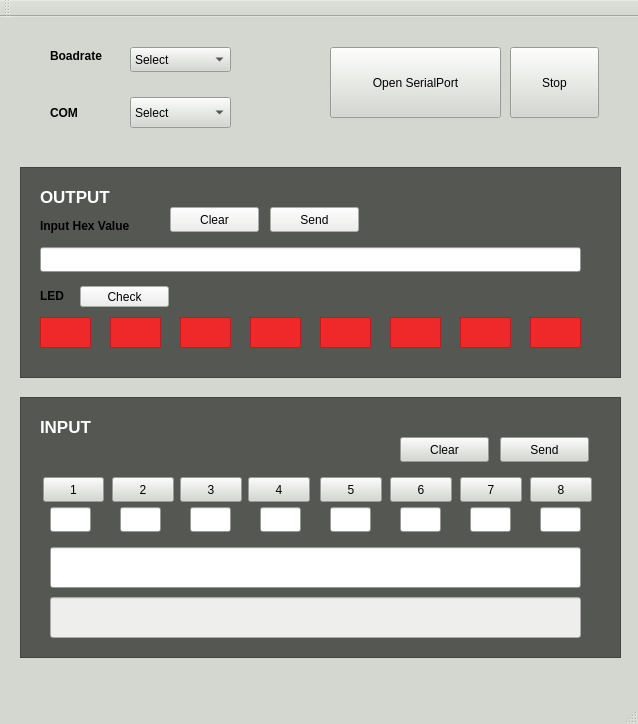
<?xml version="1.0" encoding="UTF-8"?>
<ui version="4.0">
 <class>MainWindow</class>
 <widget class="QMainWindow" name="MainWindow">
  <property name="geometry">
   <rect>
    <x>0</x>
    <y>0</y>
    <width>638</width>
    <height>724</height>
   </rect>
  </property>
  <property name="palette">
   <palette>
    <active>
     <colorrole role="WindowText">
      <brush brushstyle="SolidPattern">
       <color alpha="255">
        <red>0</red>
        <green>0</green>
        <blue>0</blue>
       </color>
      </brush>
     </colorrole>
     <colorrole role="Button">
      <brush brushstyle="SolidPattern">
       <color alpha="255">
        <red>211</red>
        <green>215</green>
        <blue>207</blue>
       </color>
      </brush>
     </colorrole>
     <colorrole role="Light">
      <brush brushstyle="SolidPattern">
       <color alpha="255">
        <red>255</red>
        <green>255</green>
        <blue>255</blue>
       </color>
      </brush>
     </colorrole>
     <colorrole role="Midlight">
      <brush brushstyle="SolidPattern">
       <color alpha="255">
        <red>233</red>
        <green>235</green>
        <blue>231</blue>
       </color>
      </brush>
     </colorrole>
     <colorrole role="Dark">
      <brush brushstyle="SolidPattern">
       <color alpha="255">
        <red>105</red>
        <green>107</green>
        <blue>103</blue>
       </color>
      </brush>
     </colorrole>
     <colorrole role="Mid">
      <brush brushstyle="SolidPattern">
       <color alpha="255">
        <red>141</red>
        <green>143</green>
        <blue>138</blue>
       </color>
      </brush>
     </colorrole>
     <colorrole role="Text">
      <brush brushstyle="SolidPattern">
       <color alpha="255">
        <red>0</red>
        <green>0</green>
        <blue>0</blue>
       </color>
      </brush>
     </colorrole>
     <colorrole role="BrightText">
      <brush brushstyle="SolidPattern">
       <color alpha="255">
        <red>255</red>
        <green>255</green>
        <blue>255</blue>
       </color>
      </brush>
     </colorrole>
     <colorrole role="ButtonText">
      <brush brushstyle="SolidPattern">
       <color alpha="255">
        <red>0</red>
        <green>0</green>
        <blue>0</blue>
       </color>
      </brush>
     </colorrole>
     <colorrole role="Base">
      <brush brushstyle="SolidPattern">
       <color alpha="255">
        <red>255</red>
        <green>255</green>
        <blue>255</blue>
       </color>
      </brush>
     </colorrole>
     <colorrole role="Window">
      <brush brushstyle="SolidPattern">
       <color alpha="255">
        <red>211</red>
        <green>215</green>
        <blue>207</blue>
       </color>
      </brush>
     </colorrole>
     <colorrole role="Shadow">
      <brush brushstyle="SolidPattern">
       <color alpha="255">
        <red>0</red>
        <green>0</green>
        <blue>0</blue>
       </color>
      </brush>
     </colorrole>
     <colorrole role="AlternateBase">
      <brush brushstyle="SolidPattern">
       <color alpha="255">
        <red>233</red>
        <green>235</green>
        <blue>231</blue>
       </color>
      </brush>
     </colorrole>
     <colorrole role="ToolTipBase">
      <brush brushstyle="SolidPattern">
       <color alpha="255">
        <red>255</red>
        <green>255</green>
        <blue>220</blue>
       </color>
      </brush>
     </colorrole>
     <colorrole role="ToolTipText">
      <brush brushstyle="SolidPattern">
       <color alpha="255">
        <red>0</red>
        <green>0</green>
        <blue>0</blue>
       </color>
      </brush>
     </colorrole>
     <colorrole role="PlaceholderText">
      <brush brushstyle="NoBrush">
       <color alpha="128">
        <red>0</red>
        <green>0</green>
        <blue>0</blue>
       </color>
      </brush>
     </colorrole>
    </active>
    <inactive>
     <colorrole role="WindowText">
      <brush brushstyle="SolidPattern">
       <color alpha="255">
        <red>0</red>
        <green>0</green>
        <blue>0</blue>
       </color>
      </brush>
     </colorrole>
     <colorrole role="Button">
      <brush brushstyle="SolidPattern">
       <color alpha="255">
        <red>211</red>
        <green>215</green>
        <blue>207</blue>
       </color>
      </brush>
     </colorrole>
     <colorrole role="Light">
      <brush brushstyle="SolidPattern">
       <color alpha="255">
        <red>255</red>
        <green>255</green>
        <blue>255</blue>
       </color>
      </brush>
     </colorrole>
     <colorrole role="Midlight">
      <brush brushstyle="SolidPattern">
       <color alpha="255">
        <red>233</red>
        <green>235</green>
        <blue>231</blue>
       </color>
      </brush>
     </colorrole>
     <colorrole role="Dark">
      <brush brushstyle="SolidPattern">
       <color alpha="255">
        <red>105</red>
        <green>107</green>
        <blue>103</blue>
       </color>
      </brush>
     </colorrole>
     <colorrole role="Mid">
      <brush brushstyle="SolidPattern">
       <color alpha="255">
        <red>141</red>
        <green>143</green>
        <blue>138</blue>
       </color>
      </brush>
     </colorrole>
     <colorrole role="Text">
      <brush brushstyle="SolidPattern">
       <color alpha="255">
        <red>0</red>
        <green>0</green>
        <blue>0</blue>
       </color>
      </brush>
     </colorrole>
     <colorrole role="BrightText">
      <brush brushstyle="SolidPattern">
       <color alpha="255">
        <red>255</red>
        <green>255</green>
        <blue>255</blue>
       </color>
      </brush>
     </colorrole>
     <colorrole role="ButtonText">
      <brush brushstyle="SolidPattern">
       <color alpha="255">
        <red>0</red>
        <green>0</green>
        <blue>0</blue>
       </color>
      </brush>
     </colorrole>
     <colorrole role="Base">
      <brush brushstyle="SolidPattern">
       <color alpha="255">
        <red>255</red>
        <green>255</green>
        <blue>255</blue>
       </color>
      </brush>
     </colorrole>
     <colorrole role="Window">
      <brush brushstyle="SolidPattern">
       <color alpha="255">
        <red>211</red>
        <green>215</green>
        <blue>207</blue>
       </color>
      </brush>
     </colorrole>
     <colorrole role="Shadow">
      <brush brushstyle="SolidPattern">
       <color alpha="255">
        <red>0</red>
        <green>0</green>
        <blue>0</blue>
       </color>
      </brush>
     </colorrole>
     <colorrole role="AlternateBase">
      <brush brushstyle="SolidPattern">
       <color alpha="255">
        <red>233</red>
        <green>235</green>
        <blue>231</blue>
       </color>
      </brush>
     </colorrole>
     <colorrole role="ToolTipBase">
      <brush brushstyle="SolidPattern">
       <color alpha="255">
        <red>255</red>
        <green>255</green>
        <blue>220</blue>
       </color>
      </brush>
     </colorrole>
     <colorrole role="ToolTipText">
      <brush brushstyle="SolidPattern">
       <color alpha="255">
        <red>0</red>
        <green>0</green>
        <blue>0</blue>
       </color>
      </brush>
     </colorrole>
     <colorrole role="PlaceholderText">
      <brush brushstyle="NoBrush">
       <color alpha="128">
        <red>0</red>
        <green>0</green>
        <blue>0</blue>
       </color>
      </brush>
     </colorrole>
    </inactive>
    <disabled>
     <colorrole role="WindowText">
      <brush brushstyle="SolidPattern">
       <color alpha="255">
        <red>105</red>
        <green>107</green>
        <blue>103</blue>
       </color>
      </brush>
     </colorrole>
     <colorrole role="Button">
      <brush brushstyle="SolidPattern">
       <color alpha="255">
        <red>211</red>
        <green>215</green>
        <blue>207</blue>
       </color>
      </brush>
     </colorrole>
     <colorrole role="Light">
      <brush brushstyle="SolidPattern">
       <color alpha="255">
        <red>255</red>
        <green>255</green>
        <blue>255</blue>
       </color>
      </brush>
     </colorrole>
     <colorrole role="Midlight">
      <brush brushstyle="SolidPattern">
       <color alpha="255">
        <red>233</red>
        <green>235</green>
        <blue>231</blue>
       </color>
      </brush>
     </colorrole>
     <colorrole role="Dark">
      <brush brushstyle="SolidPattern">
       <color alpha="255">
        <red>105</red>
        <green>107</green>
        <blue>103</blue>
       </color>
      </brush>
     </colorrole>
     <colorrole role="Mid">
      <brush brushstyle="SolidPattern">
       <color alpha="255">
        <red>141</red>
        <green>143</green>
        <blue>138</blue>
       </color>
      </brush>
     </colorrole>
     <colorrole role="Text">
      <brush brushstyle="SolidPattern">
       <color alpha="255">
        <red>105</red>
        <green>107</green>
        <blue>103</blue>
       </color>
      </brush>
     </colorrole>
     <colorrole role="BrightText">
      <brush brushstyle="SolidPattern">
       <color alpha="255">
        <red>255</red>
        <green>255</green>
        <blue>255</blue>
       </color>
      </brush>
     </colorrole>
     <colorrole role="ButtonText">
      <brush brushstyle="SolidPattern">
       <color alpha="255">
        <red>105</red>
        <green>107</green>
        <blue>103</blue>
       </color>
      </brush>
     </colorrole>
     <colorrole role="Base">
      <brush brushstyle="SolidPattern">
       <color alpha="255">
        <red>211</red>
        <green>215</green>
        <blue>207</blue>
       </color>
      </brush>
     </colorrole>
     <colorrole role="Window">
      <brush brushstyle="SolidPattern">
       <color alpha="255">
        <red>211</red>
        <green>215</green>
        <blue>207</blue>
       </color>
      </brush>
     </colorrole>
     <colorrole role="Shadow">
      <brush brushstyle="SolidPattern">
       <color alpha="255">
        <red>0</red>
        <green>0</green>
        <blue>0</blue>
       </color>
      </brush>
     </colorrole>
     <colorrole role="AlternateBase">
      <brush brushstyle="SolidPattern">
       <color alpha="255">
        <red>211</red>
        <green>215</green>
        <blue>207</blue>
       </color>
      </brush>
     </colorrole>
     <colorrole role="ToolTipBase">
      <brush brushstyle="SolidPattern">
       <color alpha="255">
        <red>255</red>
        <green>255</green>
        <blue>220</blue>
       </color>
      </brush>
     </colorrole>
     <colorrole role="ToolTipText">
      <brush brushstyle="SolidPattern">
       <color alpha="255">
        <red>0</red>
        <green>0</green>
        <blue>0</blue>
       </color>
      </brush>
     </colorrole>
     <colorrole role="PlaceholderText">
      <brush brushstyle="NoBrush">
       <color alpha="128">
        <red>0</red>
        <green>0</green>
        <blue>0</blue>
       </color>
      </brush>
     </colorrole>
    </disabled>
   </palette>
  </property>
  <property name="windowTitle">
   <string>MainWindow</string>
  </property>
  <widget class="QWidget" name="centralWidget">
   <widget class="QLineEdit" name="hex_value">
    <property name="geometry">
     <rect>
      <x>40</x>
      <y>230</y>
      <width>541</width>
      <height>25</height>
     </rect>
    </property>
   </widget>
   <widget class="QLabel" name="label">
    <property name="geometry">
     <rect>
      <x>40</x>
      <y>200</y>
      <width>121</width>
      <height>17</height>
     </rect>
    </property>
    <property name="font">
     <font>
      <weight>75</weight>
      <bold>true</bold>
     </font>
    </property>
    <property name="text">
     <string>Input Hex Value</string>
    </property>
   </widget>
   <widget class="QLineEdit" name="result_view">
    <property name="geometry">
     <rect>
      <x>50</x>
      <y>530</y>
      <width>531</width>
      <height>41</height>
     </rect>
    </property>
   </widget>
   <widget class="QLabel" name="label_2">
    <property name="geometry">
     <rect>
      <x>40</x>
      <y>270</y>
      <width>67</width>
      <height>17</height>
     </rect>
    </property>
    <property name="font">
     <font>
      <weight>75</weight>
      <bold>true</bold>
     </font>
    </property>
    <property name="text">
     <string>LED</string>
    </property>
   </widget>
   <widget class="QFrame" name="led1">
    <property name="geometry">
     <rect>
      <x>40</x>
      <y>300</y>
      <width>51</width>
      <height>31</height>
     </rect>
    </property>
    <property name="styleSheet">
     <string notr="true">background-color: rgb(239, 41, 41);</string>
    </property>
    <property name="frameShape">
     <enum>QFrame::StyledPanel</enum>
    </property>
    <property name="frameShadow">
     <enum>QFrame::Raised</enum>
    </property>
   </widget>
   <widget class="QFrame" name="led2">
    <property name="geometry">
     <rect>
      <x>110</x>
      <y>300</y>
      <width>51</width>
      <height>31</height>
     </rect>
    </property>
    <property name="styleSheet">
     <string notr="true">background-color: rgb(239, 41, 41);</string>
    </property>
    <property name="frameShape">
     <enum>QFrame::StyledPanel</enum>
    </property>
    <property name="frameShadow">
     <enum>QFrame::Raised</enum>
    </property>
   </widget>
   <widget class="QFrame" name="led8">
    <property name="geometry">
     <rect>
      <x>530</x>
      <y>300</y>
      <width>51</width>
      <height>31</height>
     </rect>
    </property>
    <property name="styleSheet">
     <string notr="true">background-color: rgb(239, 41, 41);</string>
    </property>
    <property name="frameShape">
     <enum>QFrame::StyledPanel</enum>
    </property>
    <property name="frameShadow">
     <enum>QFrame::Raised</enum>
    </property>
   </widget>
   <widget class="QFrame" name="led6">
    <property name="geometry">
     <rect>
      <x>390</x>
      <y>300</y>
      <width>51</width>
      <height>31</height>
     </rect>
    </property>
    <property name="styleSheet">
     <string notr="true">background-color: rgb(239, 41, 41);</string>
    </property>
    <property name="frameShape">
     <enum>QFrame::StyledPanel</enum>
    </property>
    <property name="frameShadow">
     <enum>QFrame::Raised</enum>
    </property>
   </widget>
   <widget class="QFrame" name="led5">
    <property name="geometry">
     <rect>
      <x>320</x>
      <y>300</y>
      <width>51</width>
      <height>31</height>
     </rect>
    </property>
    <property name="styleSheet">
     <string notr="true">background-color: rgb(239, 41, 41);</string>
    </property>
    <property name="frameShape">
     <enum>QFrame::StyledPanel</enum>
    </property>
    <property name="frameShadow">
     <enum>QFrame::Raised</enum>
    </property>
   </widget>
   <widget class="QFrame" name="led7">
    <property name="geometry">
     <rect>
      <x>460</x>
      <y>300</y>
      <width>51</width>
      <height>31</height>
     </rect>
    </property>
    <property name="styleSheet">
     <string notr="true">background-color: rgb(239, 41, 41);</string>
    </property>
    <property name="frameShape">
     <enum>QFrame::StyledPanel</enum>
    </property>
    <property name="frameShadow">
     <enum>QFrame::Raised</enum>
    </property>
   </widget>
   <widget class="QFrame" name="led3">
    <property name="geometry">
     <rect>
      <x>180</x>
      <y>300</y>
      <width>51</width>
      <height>31</height>
     </rect>
    </property>
    <property name="styleSheet">
     <string notr="true">background-color: rgb(239, 41, 41);</string>
    </property>
    <property name="frameShape">
     <enum>QFrame::StyledPanel</enum>
    </property>
    <property name="frameShadow">
     <enum>QFrame::Raised</enum>
    </property>
   </widget>
   <widget class="QFrame" name="led4">
    <property name="geometry">
     <rect>
      <x>250</x>
      <y>300</y>
      <width>51</width>
      <height>31</height>
     </rect>
    </property>
    <property name="styleSheet">
     <string notr="true">background-color: rgb(239, 41, 41);</string>
    </property>
    <property name="frameShape">
     <enum>QFrame::StyledPanel</enum>
    </property>
    <property name="frameShadow">
     <enum>QFrame::Raised</enum>
    </property>
   </widget>
   <widget class="QPushButton" name="pushButton">
    <property name="geometry">
     <rect>
      <x>330</x>
      <y>30</y>
      <width>171</width>
      <height>71</height>
     </rect>
    </property>
    <property name="text">
     <string>Open SerialPort</string>
    </property>
   </widget>
   <widget class="QLineEdit" name="input_value6">
    <property name="geometry">
     <rect>
      <x>400</x>
      <y>490</y>
      <width>41</width>
      <height>25</height>
     </rect>
    </property>
   </widget>
   <widget class="QLineEdit" name="input_value5">
    <property name="geometry">
     <rect>
      <x>330</x>
      <y>490</y>
      <width>41</width>
      <height>25</height>
     </rect>
    </property>
   </widget>
   <widget class="QLineEdit" name="input_value7">
    <property name="geometry">
     <rect>
      <x>470</x>
      <y>490</y>
      <width>41</width>
      <height>25</height>
     </rect>
    </property>
   </widget>
   <widget class="QLineEdit" name="input_value1">
    <property name="geometry">
     <rect>
      <x>50</x>
      <y>490</y>
      <width>41</width>
      <height>25</height>
     </rect>
    </property>
   </widget>
   <widget class="QLineEdit" name="input_value4">
    <property name="geometry">
     <rect>
      <x>260</x>
      <y>490</y>
      <width>41</width>
      <height>25</height>
     </rect>
    </property>
   </widget>
   <widget class="QLineEdit" name="input_value2">
    <property name="geometry">
     <rect>
      <x>120</x>
      <y>490</y>
      <width>41</width>
      <height>25</height>
     </rect>
    </property>
   </widget>
   <widget class="QLineEdit" name="input_value3">
    <property name="geometry">
     <rect>
      <x>190</x>
      <y>490</y>
      <width>41</width>
      <height>25</height>
     </rect>
    </property>
   </widget>
   <widget class="QLineEdit" name="input_value8">
    <property name="geometry">
     <rect>
      <x>540</x>
      <y>490</y>
      <width>41</width>
      <height>25</height>
     </rect>
    </property>
   </widget>
   <widget class="QPushButton" name="btn8">
    <property name="geometry">
     <rect>
      <x>530</x>
      <y>460</y>
      <width>62</width>
      <height>25</height>
     </rect>
    </property>
    <property name="text">
     <string>8</string>
    </property>
   </widget>
   <widget class="QPushButton" name="btn3">
    <property name="geometry">
     <rect>
      <x>180</x>
      <y>460</y>
      <width>62</width>
      <height>25</height>
     </rect>
    </property>
    <property name="text">
     <string>3</string>
    </property>
   </widget>
   <widget class="QPushButton" name="btn4">
    <property name="geometry">
     <rect>
      <x>248</x>
      <y>460</y>
      <width>62</width>
      <height>25</height>
     </rect>
    </property>
    <property name="text">
     <string>4</string>
    </property>
   </widget>
   <widget class="QPushButton" name="btn5">
    <property name="geometry">
     <rect>
      <x>320</x>
      <y>460</y>
      <width>62</width>
      <height>25</height>
     </rect>
    </property>
    <property name="text">
     <string>5</string>
    </property>
   </widget>
   <widget class="QPushButton" name="btn7">
    <property name="geometry">
     <rect>
      <x>460</x>
      <y>460</y>
      <width>62</width>
      <height>25</height>
     </rect>
    </property>
    <property name="text">
     <string>7</string>
    </property>
   </widget>
   <widget class="QPushButton" name="btn6">
    <property name="geometry">
     <rect>
      <x>390</x>
      <y>460</y>
      <width>62</width>
      <height>25</height>
     </rect>
    </property>
    <property name="text">
     <string>6</string>
    </property>
   </widget>
   <widget class="QPushButton" name="btn2">
    <property name="geometry">
     <rect>
      <x>112</x>
      <y>460</y>
      <width>62</width>
      <height>25</height>
     </rect>
    </property>
    <property name="text">
     <string>2</string>
    </property>
   </widget>
   <widget class="QPushButton" name="btn1">
    <property name="geometry">
     <rect>
      <x>43</x>
      <y>460</y>
      <width>61</width>
      <height>25</height>
     </rect>
    </property>
    <property name="text">
     <string>1</string>
    </property>
   </widget>
   <widget class="QPushButton" name="sendBtn_2">
    <property name="geometry">
     <rect>
      <x>500</x>
      <y>420</y>
      <width>89</width>
      <height>25</height>
     </rect>
    </property>
    <property name="text">
     <string>Send</string>
    </property>
   </widget>
   <widget class="QPushButton" name="pushButton_2">
    <property name="geometry">
     <rect>
      <x>510</x>
      <y>30</y>
      <width>89</width>
      <height>71</height>
     </rect>
    </property>
    <property name="text">
     <string>Stop</string>
    </property>
   </widget>
   <widget class="QComboBox" name="comboBox">
    <property name="geometry">
     <rect>
      <x>130</x>
      <y>30</y>
      <width>101</width>
      <height>25</height>
     </rect>
    </property>
    <item>
     <property name="text">
      <string>Select</string>
     </property>
    </item>
    <item>
     <property name="text">
      <string>115200</string>
     </property>
    </item>
   </widget>
   <widget class="QComboBox" name="comboBox_2">
    <property name="geometry">
     <rect>
      <x>130</x>
      <y>80</y>
      <width>101</width>
      <height>31</height>
     </rect>
    </property>
    <item>
     <property name="text">
      <string>Select</string>
     </property>
    </item>
    <item>
     <property name="text">
      <string>COM1</string>
     </property>
    </item>
    <item>
     <property name="text">
      <string>COM2</string>
     </property>
    </item>
    <item>
     <property name="text">
      <string>COM3</string>
     </property>
    </item>
    <item>
     <property name="text">
      <string>COM4</string>
     </property>
    </item>
    <item>
     <property name="text">
      <string>COM5</string>
     </property>
    </item>
    <item>
     <property name="text">
      <string>COM6</string>
     </property>
    </item>
   </widget>
   <widget class="QLabel" name="label_3">
    <property name="geometry">
     <rect>
      <x>50</x>
      <y>80</y>
      <width>41</width>
      <height>31</height>
     </rect>
    </property>
    <property name="font">
     <font>
      <weight>75</weight>
      <bold>true</bold>
     </font>
    </property>
    <property name="text">
     <string>COM</string>
    </property>
   </widget>
   <widget class="QLabel" name="label_4">
    <property name="geometry">
     <rect>
      <x>50</x>
      <y>30</y>
      <width>71</width>
      <height>17</height>
     </rect>
    </property>
    <property name="font">
     <font>
      <weight>75</weight>
      <bold>true</bold>
     </font>
    </property>
    <property name="text">
     <string>Boadrate</string>
    </property>
   </widget>
   <widget class="QPushButton" name="clearBtn_2">
    <property name="geometry">
     <rect>
      <x>400</x>
      <y>420</y>
      <width>89</width>
      <height>25</height>
     </rect>
    </property>
    <property name="text">
     <string>Clear</string>
    </property>
   </widget>
   <widget class="QFrame" name="frame">
    <property name="geometry">
     <rect>
      <x>20</x>
      <y>150</y>
      <width>601</width>
      <height>211</height>
     </rect>
    </property>
    <property name="styleSheet">
     <string notr="true">background-color: rgb(85, 87, 83);</string>
    </property>
    <property name="frameShape">
     <enum>QFrame::StyledPanel</enum>
    </property>
    <property name="frameShadow">
     <enum>QFrame::Raised</enum>
    </property>
    <widget class="QLabel" name="label_5">
     <property name="geometry">
      <rect>
       <x>20</x>
       <y>20</y>
       <width>81</width>
       <height>17</height>
      </rect>
     </property>
     <property name="font">
      <font>
       <pointsize>13</pointsize>
       <weight>75</weight>
       <bold>true</bold>
       <underline>false</underline>
      </font>
     </property>
     <property name="text">
      <string>&lt;!DOCTYPE HTML PUBLIC &quot;-//W3C//DTD HTML 4.0//EN&quot; &quot;http://www.w3.org/TR/REC-html40/strict.dtd&quot;&gt;
&lt;html&gt;&lt;head&gt;&lt;meta name=&quot;qrichtext&quot; content=&quot;1&quot; /&gt;&lt;style type=&quot;text/css&quot;&gt;
p, li { white-space: pre-wrap; }
&lt;/style&gt;&lt;/head&gt;&lt;body style=&quot; font-family:'Ubuntu'; font-size:13pt; font-weight:600; font-style:normal;&quot;&gt;
&lt;p style=&quot; margin-top:0px; margin-bottom:0px; margin-left:0px; margin-right:0px; -qt-block-indent:0; text-indent:0px;&quot;&gt;&lt;span style=&quot; color:#ffffff;&quot;&gt;OUTPUT&lt;/span&gt;&lt;/p&gt;&lt;/body&gt;&lt;/html&gt;</string>
     </property>
    </widget>
    <widget class="QPushButton" name="ledBtn">
     <property name="geometry">
      <rect>
       <x>60</x>
       <y>119</y>
       <width>89</width>
       <height>21</height>
      </rect>
     </property>
     <property name="styleSheet">
      <string notr="true">background-color: rgb(238, 238, 236);</string>
     </property>
     <property name="text">
      <string>Check</string>
     </property>
    </widget>
    <widget class="QPushButton" name="sendBtn">
     <property name="geometry">
      <rect>
       <x>250</x>
       <y>40</y>
       <width>89</width>
       <height>25</height>
      </rect>
     </property>
     <property name="styleSheet">
      <string notr="true">background-color: rgb(238, 238, 236);</string>
     </property>
     <property name="text">
      <string>Send</string>
     </property>
    </widget>
    <widget class="QPushButton" name="clearBtn">
     <property name="geometry">
      <rect>
       <x>150</x>
       <y>40</y>
       <width>89</width>
       <height>25</height>
      </rect>
     </property>
     <property name="styleSheet">
      <string notr="true">background-color: rgb(238, 238, 236);</string>
     </property>
     <property name="text">
      <string>Clear</string>
     </property>
    </widget>
   </widget>
   <widget class="QFrame" name="frame_2">
    <property name="geometry">
     <rect>
      <x>20</x>
      <y>380</y>
      <width>601</width>
      <height>261</height>
     </rect>
    </property>
    <property name="styleSheet">
     <string notr="true">background-color: rgb(85, 87, 83);</string>
    </property>
    <property name="frameShape">
     <enum>QFrame::StyledPanel</enum>
    </property>
    <property name="frameShadow">
     <enum>QFrame::Raised</enum>
    </property>
    <widget class="QLabel" name="label_6">
     <property name="geometry">
      <rect>
       <x>20</x>
       <y>20</y>
       <width>81</width>
       <height>17</height>
      </rect>
     </property>
     <property name="font">
      <font>
       <pointsize>13</pointsize>
       <weight>75</weight>
       <bold>true</bold>
       <underline>false</underline>
      </font>
     </property>
     <property name="text">
      <string>&lt;html&gt;&lt;head/&gt;&lt;body&gt;&lt;p&gt;&lt;span style=&quot; color:#ffffff;&quot;&gt;INPUT&lt;/span&gt;&lt;/p&gt;&lt;/body&gt;&lt;/html&gt;</string>
     </property>
    </widget>
    <widget class="QLineEdit" name="result_view_2">
     <property name="geometry">
      <rect>
       <x>30</x>
       <y>200</y>
       <width>531</width>
       <height>41</height>
      </rect>
     </property>
     <property name="styleSheet">
      <string notr="true">background-color: rgb(238, 238, 236);</string>
     </property>
    </widget>
   </widget>
   <zorder>frame_2</zorder>
   <zorder>frame</zorder>
   <zorder>hex_value</zorder>
   <zorder>label</zorder>
   <zorder>result_view</zorder>
   <zorder>label_2</zorder>
   <zorder>led1</zorder>
   <zorder>led2</zorder>
   <zorder>led8</zorder>
   <zorder>led6</zorder>
   <zorder>led5</zorder>
   <zorder>led7</zorder>
   <zorder>led3</zorder>
   <zorder>led4</zorder>
   <zorder>pushButton</zorder>
   <zorder>input_value6</zorder>
   <zorder>input_value5</zorder>
   <zorder>input_value7</zorder>
   <zorder>input_value1</zorder>
   <zorder>input_value4</zorder>
   <zorder>input_value2</zorder>
   <zorder>input_value3</zorder>
   <zorder>input_value8</zorder>
   <zorder>btn8</zorder>
   <zorder>btn3</zorder>
   <zorder>btn4</zorder>
   <zorder>btn5</zorder>
   <zorder>btn7</zorder>
   <zorder>btn6</zorder>
   <zorder>btn2</zorder>
   <zorder>btn1</zorder>
   <zorder>sendBtn_2</zorder>
   <zorder>pushButton_2</zorder>
   <zorder>comboBox</zorder>
   <zorder>comboBox_2</zorder>
   <zorder>label_3</zorder>
   <zorder>label_4</zorder>
   <zorder>clearBtn_2</zorder>
  </widget>
  <widget class="QMenuBar" name="menuBar">
   <property name="geometry">
    <rect>
     <x>0</x>
     <y>0</y>
     <width>638</width>
     <height>22</height>
    </rect>
   </property>
  </widget>
  <widget class="QToolBar" name="mainToolBar">
   <attribute name="toolBarArea">
    <enum>TopToolBarArea</enum>
   </attribute>
   <attribute name="toolBarBreak">
    <bool>false</bool>
   </attribute>
  </widget>
  <widget class="QStatusBar" name="statusBar"/>
 </widget>
 <layoutdefault spacing="6" margin="11"/>
 <resources/>
 <connections/>
</ui>
